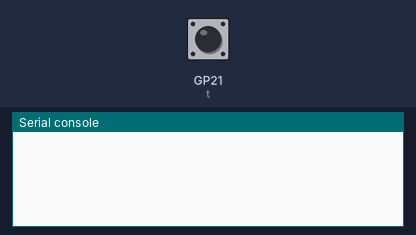
Recording of a program running on a simulated Raspberry Pi Pico running CircuitPython. Parts: the last lines printed to the serial console. The test bench sets the inputs (shaded band); at power-on: GP21 (t) LOW. Touch pads read as touched when driven HIGH.

Above: at 1.2 s.
1.3 s: GP21 (t) pulled HIGH for 0.15 s
At 1.44 s:
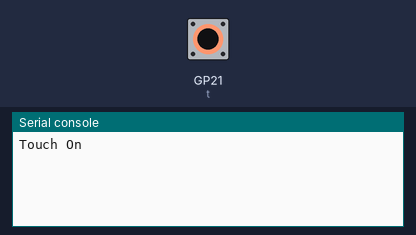
At 2.3 s:
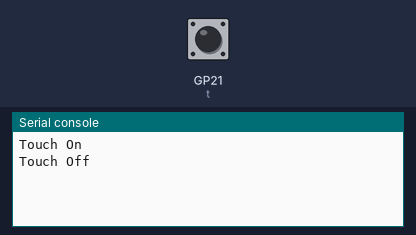

The program:

code.py
```python
import board # type: ignore
import touchio
from adafruit_debouncer import Debouncer, Button # type: ignore

#From here:
#https://diyelectromusic.com/2023/06/12/raspberry-pi-pico-capacitive-touch/

THRESHOLD = 1000
t = touchio.TouchIn(board.GP21)
t.threshold = t.raw_value + THRESHOLD
touchpad = Button(t, value_when_pressed=True)

while True:
    touchpad.update()
    if touchpad.rose:
        print("Touch On")
    if touchpad.fell:
        print("Touch Off")
```

Measured:
- after the input at 1.3 s, the serial console: prints a new line at once (image 1)
